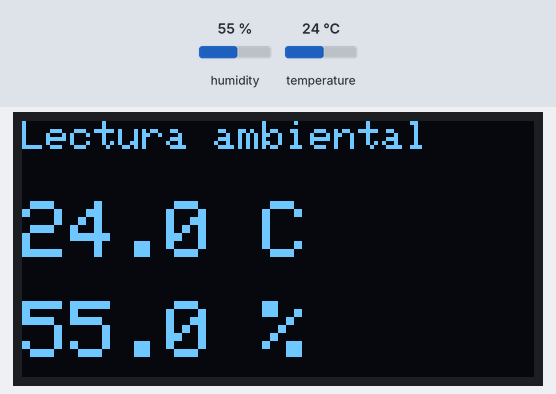
The sketch below on a simulated ESP32. Parts: 128×64 one-colour display. Inputs (shaded band) come from the test bench; at power-on: humidity 55 %, temperature 24 °C. What the sketch prints to the serial monitor is not drawn.

Above: at 4.6 s.
4.7 s: humidity set to 22 %
At 7.3 s:
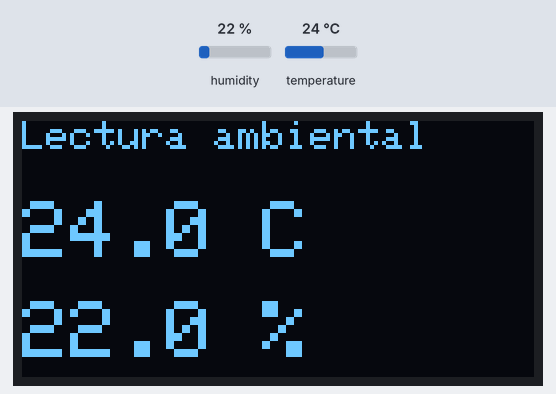
7.7 s: temperature set to 12 °C
At 8.8 s:
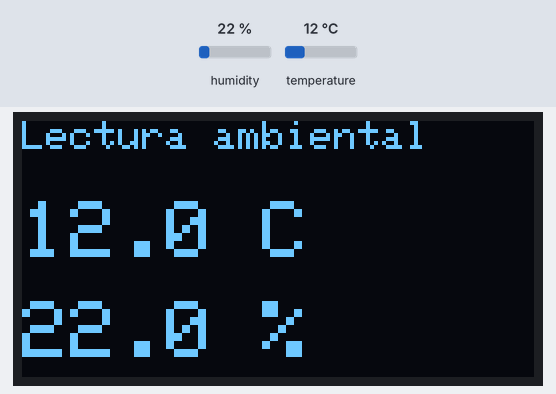
10.7 s: humidity set to 40 %
At 12.9 s:
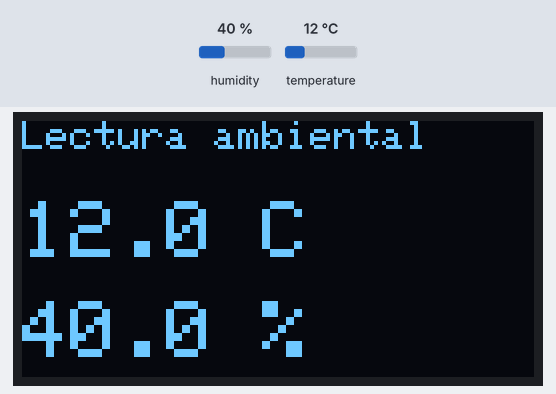
13.7 s: temperature set to 19 °C
At 15.5 s:
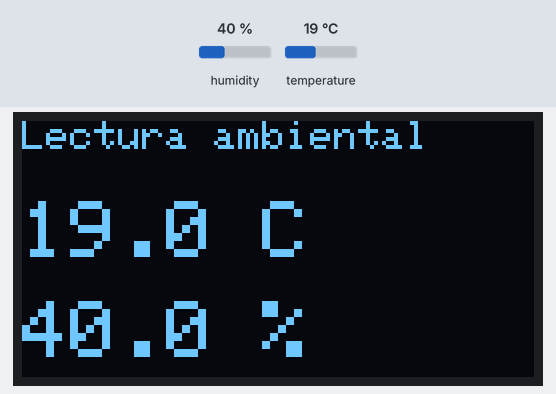
Timing chart, 0 to 17.0 s (numbered marks = the images above; inputs shaded):
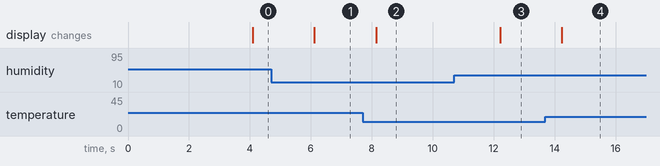

The sketch:

Temperatura_sin_termometro.ino
```cpp
#include <Wire.h>
#include <Adafruit_GFX.h>
#include <Adafruit_SSD1306.h>
#include <DHT.h>

// ---------------------------
// Configuración de la OLED
// ---------------------------
#define SCREEN_WIDTH 128
#define SCREEN_HEIGHT 64
#define OLED_RESET    -1

Adafruit_SSD1306 display(SCREEN_WIDTH, SCREEN_HEIGHT, &Wire, OLED_RESET);

// ---------------------------
// Configuración del DHT
// ---------------------------
#define DHTPIN 4        // Pin D4 del ESP32 = GPIO 4

// Cambia DHT11 por DHT22 si tu sensor es DHT22
#define DHTTYPE DHT22

DHT dht(DHTPIN, DHTTYPE);

void setup() {
  Serial.begin(115200);

  // Inicia I2C con SDA=21 y SCL=22
  Wire.begin(21, 22);

  // Inicia pantalla OLED (dirección I2C típica: 0x3C)
  if (!display.begin(SSD1306_SWITCHCAPVCC, 0x7A)) {
    Serial.println("No se encontró la pantalla OLED");
    while (true);
  }

  // Inicia sensor DHT
  dht.begin();

  // Pantalla de inicio
  display.clearDisplay();
  display.setTextColor(SSD1306_WHITE);
  display.setTextSize(1);
  display.setCursor(0, 0);
  display.println("ESP32 + DHT + OLED");
  display.println("Iniciando...");
  display.display();

  delay(2000);
}

void loop() {
  // Espera entre lecturas del DHT
  delay(2000);

  float humedad = dht.readHumidity();
  float temperatura = dht.readTemperature(); // Celsius

  // Verifica si la lectura fallo
  if (isnan(humedad) || isnan(temperatura)) {
    Serial.println("Error al leer el sensor DHT");

    display.clearDisplay();
    display.setTextSize(1);
    display.setCursor(0, 0);
    display.println("Error al leer");
    display.println("el sensor DHT");
    display.display();
    return;
  }

  // Muestra en el monitor serial
  Serial.print("Temperatura: ");
  Serial.print(temperatura);
  Serial.println(" C");

  Serial.print("Humedad: ");
  Serial.print(humedad);
  Serial.println(" %");

  // Muestra en la OLED
  display.clearDisplay();

  display.setTextSize(1);
  display.setCursor(0, 0);
  display.println("Lectura ambiental");

  display.setTextSize(2);
  display.setCursor(0, 20);
  display.print(temperatura, 1);
  display.println(" C");

  display.setCursor(0, 45);
  display.print(humedad, 1);
  display.println(" %");

  display.display();
}
```

Measured:
- after the input at 4.7 s, the display: changes after 1.4 s (image 1)
- after the input at 7.7 s, the display: changes after 0.45 s (image 2)
- after the input at 10.7 s, the display: changes after 1.5 s (image 3)
- after the input at 13.7 s, the display: changes after 0.54 s (image 4)
